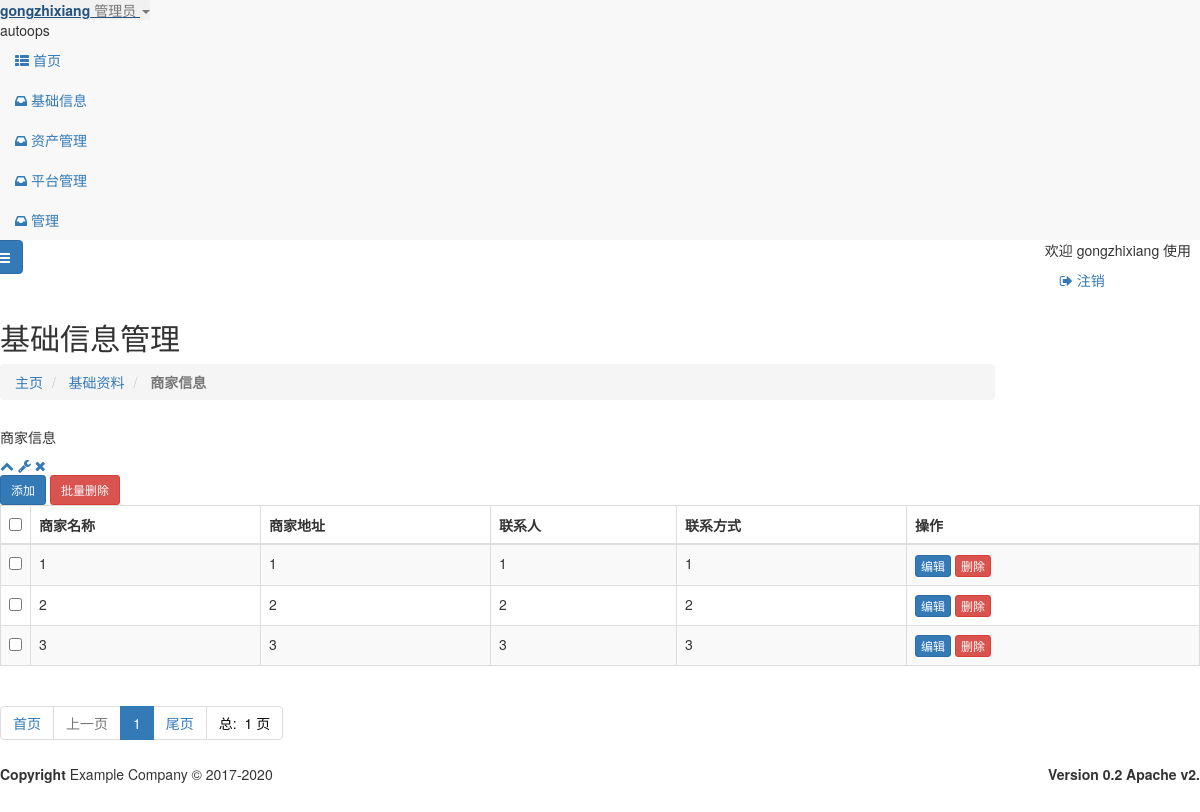
Page /base_info/shop.html (signed in) on the earlier database version.
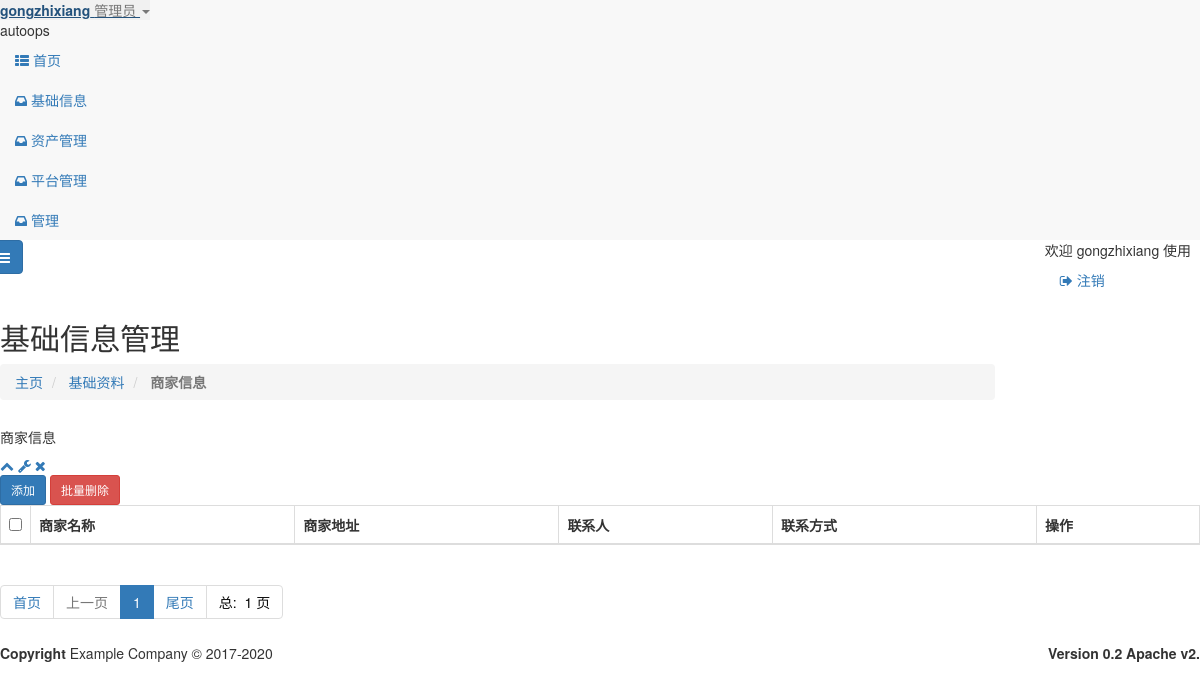
Same page on the later database version.
### base_info/models.py (models this page shows)
class shop(models.Model):
    name = models.CharField(max_length=24, blank=False, verbose_name='商家名称')
    user = models.CharField(max_length=24, blank=False, verbose_name='联系人')
    mobile = models.CharField(max_length=11, verbose_name='手机号码')
    addr = models.CharField(max_length=24, blank=True, verbose_name='商家地址')
    class Meta:
        db_table = "shop"
        verbose_name = "商家信息"
        verbose_name_plural = '商家信息'

### base_info/views.py (the view)
# urls.py: path('shop.html', views.ShopList.as_view(), name='shop_list'),
class ShopList(LoginRequiredMixin, ListView):
    model = shop
    template_name = 'base_info/shop/shop.html'
    context_object_name = "shop_list"
    paginate_by = settings.DISPLAY_PER_PAGE
    ordering = ("id")

### templates/base_info/shop/shop.html (shortened to what this page needs)
{% extends "base.html" %}
{% load  static %}
{% block page-content %}
    <div class="row wrapper border-bottom white-bg page-heading ">
        <div class="col-lg-10">
            <h2>基础信息管理</h2>
            <ol class="breadcrumb">
                <li>
                    <a href="{% url "index" %}">主页</a>
                </li>
                <li>
                    <a>基础资料</a>
                </li>
                <li class="active">
                    <strong>商家信息</strong>
                </li>
            </ol>
        </div>
        <div class="col-lg-2" id="split-left">
        </div>
    </div>
    <div class="wrapper wrapper-content animated fadeInRight">
        <div class="row">
            <div class="col-lg-11" id="split-right"     style="width: 100%" >
                <div class="ibox float-e-margins">
                    <div class="ibox-title">
                        <h5>商家信息</h5>
                        <div class="ibox-tools">
                            <a class="collapse-link">
                                <i class="fa fa-chevron-up"></i>
                            </a>
                            <a class="dropdown-toggle" data-toggle="dropdown" href="#">
                                <i class="fa fa-wrench"></i>
                            </a>
                            <a class="close-link">
                                <i class="fa fa-times"></i>
                            </a>
                        </div>
                    </div>
                    <div class="ibox-content">
                        <div class="table-responsive">
                                <a href="{% url  'base_info:shop_add' %}" class=" btn btn-sm btn-primary ">
                                    添加</a>
                            <a class="btn btn-sm btn-danger  cmdb_all_del">批量删除</a>
                            <form id="del_form_cmdb_all" class="form-horizontal  "
                                  action="{% url "cmdb:cmdb_export" %}" method="post">
                                <table class="table table-striped table-bordered table-hover dataTables-cmdb">
                                    <thead>
                                    <tr>
                                        <th width="20"><input type="checkbox" id="CheckedAll"></th>
                                        <th>商家名称</th>
                                        <th>商家地址</th>
                                        <th>联系人</th>
                                        <th>联系方式</th>
                                        <th>操作</th>
                                    </tr>
                                    </thead>
                                    <tbody>
                                    {% for   row   in   shop_list %}
                                        <tr class="gradeA" id="{{ row.id }}">
                                            <td><input type="checkbox" value="{{ row.id }}" name="id"></td>
                                            <td class="center">{{ row.name }}</td>
                                            <td class="center">{{ row.addr }}</td>
                                            <td class="center">{{ row.user }}</td>
                                            <td class="center">{{ row.mobile }}</td>
                                            <td><a class="btn btn-primary  btn-xs "
                                                   href="{% url "base_info:shop_update" pk=row.id %}">编辑</a>
                                                <a class="btn btn-danger  btn-xs  person_del">删除</a>
                                            </td>
                                        </tr>
                                    {% endfor %}
                                    </tbody>
                                </table>
                                <div>
                                    <ul class="pagination">
                                        <li><a href="{% url "base_info:shop_list" %}?page=1">首页 </a></li>
                                        {% if  page_obj.has_previous %}
                                            <li>
                                                <a href="{% url "base_info:shop_list" %}?page={{ page_obj.previous_page_number }}&{{ search_data }}">
                                                    上一页 </a></li>
                                        {% else %}
                                            <li class="disabled"><a> 上一页 </a></li>
                                        {% endif %}
                                        {% for p in paginator.page_range %}
                                            {% if  search_data %}
                                                {% if p == page_obj.number %}
                                                    <li class="active"><a
                                                            href="{% url "base_info:shop_list" %}?page={{ p }}&{{ search_data }}"> {{ p }} </a>
                                                    </li>
                                                {% else %}
                                                    <li>
                                                        <a href="{% url "base_info:shop_list" %}?page={{ p }}&{{ search_data }}"> {{ p }} </a>
                                                    </li>
                                                {% endif %}
                                            {% else %}
                                                {% if p == page_obj.number %}
                                                    <li class="active"><a
                                                            href="{% url "base_info:shop_list" %}?page={{ p }}"> {{ p }} </a>
                                                    </li>
                                                {% else %}
                                                    <li>
                                                        <a href="{% url "base_info:shop_list" %}?page={{ p }}"> {{ p }} </a>
                                                    </li>
                                                {% endif %}
                                            {% endif %}
                                        {% endfor %}
                                        <li>
                                            <a href="{% url "base_info:shop_list" %}?page={{ page_obj.paginator.num_pages }}">尾页 </a>
                                        </li>
                                        <li><span
                                                style="color: #0a0a0a">总: &nbsp;{{ page_obj.paginator.num_pages }} 页 </span>
                                        </li>
                                    </ul>
                                </div>
                            </form>
                        </div>
                    </div>
                </div>
            </div>
        </div>
    </div>
{% endblock %}

### templates/base.html (shortened to what this page needs)
<!DOCTYPE html>
<html>
<head>
    {% include  "_css.html" %}
</head>
<body>
<div id="wrapper" class="container1">
    {% include "_nav.html" %}
    <div id="page-wrapper" class="gray-bg">
        {% include  "_navbar-static-top.html" %}
        {% block page-content %}
        {% endblock %}
        {% include  "_footer.html" %}
    </div>
</div>
</body>
</html>

### templates/_css.html
{% load  static %}
<link href=" {% static  "css/bootstrap.min.css" %}" rel="stylesheet">
<link href="{% static  "font-awesome/css/font-awesome.css" %}" rel="stylesheet">
<link href="{% static  "css/animate.css" %}" rel="stylesheet">
<link href="{% static "css/style.css"  %} " rel="stylesheet">
<link href="{% static "css/datatables.min.css"%} "   rel="stylesheet">
<link href="{% static "css/plugins/select2/select2.min.css"%} "   rel="stylesheet">
<link href="{% static  "css/plugins/sweetalert/sweetalert.css"%}" rel="stylesheet">
<link href="{% static "css/animate.css"%}" rel="stylesheet">
<link href="{% static "css/style.css"%}" rel="stylesheet">
<link  href="{% static  "css/plugins/toastr/toastr.min.css" %}"  rel="stylesheet">

### templates/_nav.html (shortened to what this page needs)
<nav class="navbar-default navbar-static-side  " role="navigation">
    <div class="sidebar-collapse">
        <ul class="nav metismenu" id="side-menu">
            <li class="nav-header">
                <div class="dropdown profile-element">
                    <a data-toggle="dropdown" class="dropdown-toggle" href="#">
                            <span class="clear"> <span class="block m-t-xs"> <strong
                                    class="font-bold">{{ user }}</strong>
                             </span> <span class="text-muted text-xs block">
                                {% ifequal  user.is_superuser  1 %}
                                    管理员 {% else %} 普通用户 {% endifequal %}
                                <b class="caret"></b></span> </span>
                    </a>
                </div>
                <div class="logo-element">
                    autoops
                </div>
            </li>
            <li>
                <a href="{% url "index" %}"><i class="fa fa-th-list"></i> <span class="nav-label">首页</span>
                </a>
            </li>
            <li>
                <a href="#"><i class="fa fa-inbox"></i> <span class="nav-label">基础信息</span>
                    </a>
            </li>
            <li>
                <a href="#"><i class="fa fa-inbox"></i> <span class="nav-label">资产管理</span>
                    </a>
            </li>
            <li>
                <a href="#"><i class="fa fa-inbox"></i> <span class="nav-label">平台管理</span>
                    </a>
            </li>
            <li>
                <a href="#"><i class="fa fa-inbox"></i> <span class="nav-label">管理</span>
                    </a>
            </li>
        </ul>
    </div>
</nav>

### templates/_navbar-static-top.html
<div class="row border-bottom">
            <nav class="navbar navbar-static-top" role="navigation" style="margin-bottom: 0">
                <div class="navbar-header">
                    <a class="navbar-minimalize minimalize-styl-2 btn btn-primary " href="#"><i class="fa fa-bars"></i> </a>
                </div>
                <ul class="nav navbar-top-links navbar-right">
                    欢迎 {{  user  }} 使用   &nbsp; &nbsp; &nbsp; &nbsp; &nbsp;
                    <li>
                        <a href="">
                            <i class="fa fa-sign-out"></i> 注销
                        </a>
                    </li>
                </ul>
            </nav>
        </div>

### templates/_footer.html
  <div class="footer">
            <div class="pull-right">
               <strong>Version 0.2  Apache v2.</strong>
            </div>
            <div>
                <strong>Copyright</strong> Example Company &copy; 2017-2020
            </div>
        </div>

### templates/_js.html (shortened to what this page needs)
{% load  static %}

Differences in the rows shown:
removed shop: name "1", addr "1", user "1", mobile "1"
removed shop: name "2", addr "2", user "2", mobile "2"
removed shop: name "3", addr "3", user "3", mobile "3"
